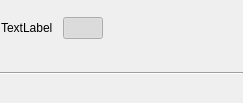
<?xml version="1.0" encoding="UTF-8"?>
<ui version="4.0">
 <class>MenuHeader</class>
 <widget class="QWidget" name="MenuHeader">
  <property name="geometry">
   <rect>
    <x>0</x>
    <y>0</y>
    <width>243</width>
    <height>103</height>
   </rect>
  </property>
  <property name="windowTitle">
   <string>Form</string>
  </property>
  <layout class="QVBoxLayout" name="verticalLayout">
   <property name="leftMargin">
    <number>0</number>
   </property>
   <property name="topMargin">
    <number>0</number>
   </property>
   <property name="rightMargin">
    <number>0</number>
   </property>
   <property name="bottomMargin">
    <number>10</number>
   </property>
   <item>
    <widget class="QStackedWidget" name="stackedWidget">
     <property name="sizePolicy">
      <sizepolicy hsizetype="Fixed" vsizetype="Fixed">
       <horstretch>0</horstretch>
       <verstretch>0</verstretch>
      </sizepolicy>
     </property>
     <property name="currentIndex">
      <number>0</number>
     </property>
     <widget class="QWidget" name="page">
      <property name="sizePolicy">
       <sizepolicy hsizetype="Fixed" vsizetype="Fixed">
        <horstretch>0</horstretch>
        <verstretch>0</verstretch>
       </sizepolicy>
      </property>
      <layout class="QHBoxLayout" name="horizontalLayout">
       <property name="spacing">
        <number>10</number>
       </property>
       <property name="leftMargin">
        <number>1</number>
       </property>
       <property name="topMargin">
        <number>1</number>
       </property>
       <property name="rightMargin">
        <number>15</number>
       </property>
       <property name="bottomMargin">
        <number>1</number>
       </property>
       <item>
        <widget class="QLabel" name="lblTitle">
         <property name="sizePolicy">
          <sizepolicy hsizetype="Fixed" vsizetype="Fixed">
           <horstretch>0</horstretch>
           <verstretch>0</verstretch>
          </sizepolicy>
         </property>
         <property name="text">
          <string>TextLabel</string>
         </property>
         <property name="menu_header_lbl" stdset="0">
          <bool>true</bool>
         </property>
        </widget>
       </item>
       <item>
        <widget class="scopy::CustomSwitch" name="btnEnabled">
         <property name="text">
          <string/>
         </property>
         <property name="checkable">
          <bool>true</bool>
         </property>
         <property name="checked">
          <bool>true</bool>
         </property>
        </widget>
       </item>
      </layout>
     </widget>
    </widget>
   </item>
   <item>
    <spacer name="vSpacer">
     <property name="orientation">
      <enum>Qt::Vertical</enum>
     </property>
     <property name="sizeType">
      <enum>QSizePolicy::Fixed</enum>
     </property>
     <property name="sizeHint" stdset="0">
      <size>
       <width>0</width>
       <height>10</height>
      </size>
     </property>
    </spacer>
   </item>
   <item>
    <widget class="Line" name="lineSeparator">
     <property name="minimumSize">
      <size>
       <width>0</width>
       <height>2</height>
      </size>
     </property>
     <property name="orientation">
      <enum>Qt::Horizontal</enum>
     </property>
    </widget>
   </item>
  </layout>
 </widget>
 <customwidgets>
  <customwidget>
   <class>scopy::CustomSwitch</class>
   <extends>QPushButton</extends>
   <header>customSwitch.h</header>
  </customwidget>
 </customwidgets>
 <resources/>
 <connections/>
</ui>
